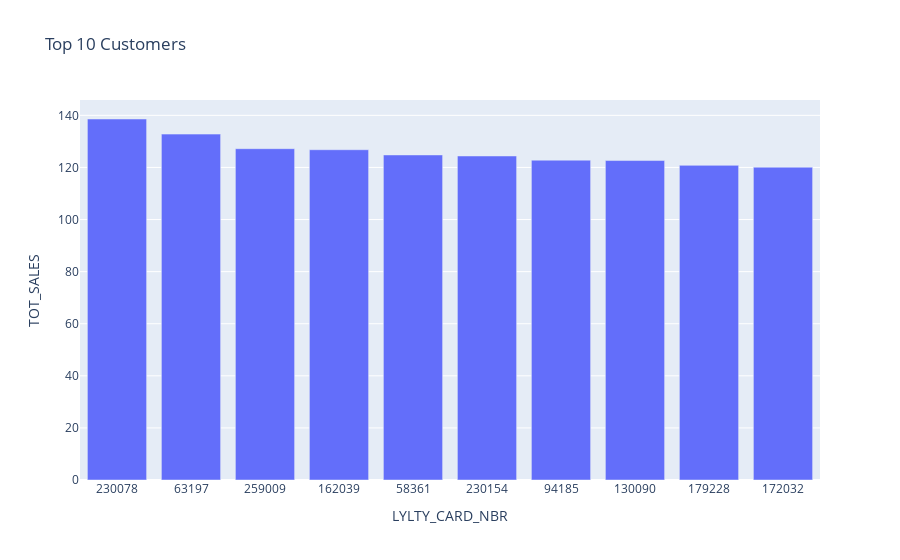

The code cell stored with this chart in its notebook:
### Code cell
top10=top10_cust.reset_index()
top10["LYLTY_CARD_NBR"]=top10["LYLTY_CARD_NBR"].astype(str)
figure=px.bar(data_frame=top10,
                  x='LYLTY_CARD_NBR', y='TOT_SALES',
                  title='Top 10 Customers')
figure.show()

### Figure 1 — Plotly figure (JSON) as saved in the notebook; plotly's stock layout.template omitted (floating-point values rounded to 4 significant figures)
{"data": [{"alignmentgroup": "True", "hovertemplate": "LYLTY_CARD_NBR=%{x}<br>TOT_SALES=%{y}<extra></extra>", "legendgroup": "", "marker": {"color": "#636efa", "pattern": {"shape": ""}}, "name": "", "offsetgroup": "", "orientation": "v", "showlegend": false, "textposition": "auto", "type": "bar", "x": ["230078", "63197", "259009", "162039", "58361", "230154", "94185", "130090", "179228", "172032"], "xaxis": "x", "y": [138.6, 132.8, 127.2, 126.8, 124.8, 124.4, 122.8, 122.7, 120.8, 120.1], "yaxis": "y"}], "layout": {"barmode": "relative", "legend": {"tracegroupgap": 0}, "title": {"text": "Top 10 Customers"}, "xaxis": {"anchor": "y", "domain": [0, 1], "title": {"text": "LYLTY_CARD_NBR"}}, "yaxis": {"anchor": "x", "domain": [0, 1], "title": {"text": "TOT_SALES"}}}}
